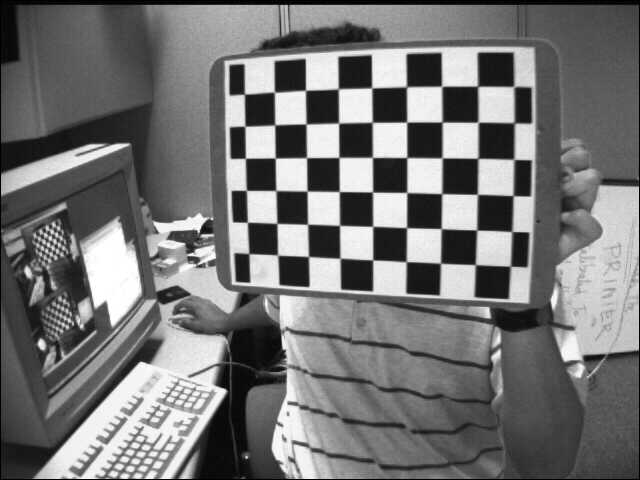
//> input picture Archive Folder/OpenCV Homography Example/images/left01.jpg, 640 x 480 px
$ ./main   (built with g++ and OpenCV 4)
//> lines starting //> are read from the running program, lines starting //| are printed output that depends on the picture; after the words box and inside, x2 and y2 are one past the last pixel; in counts of white or black regions, pixels touching at a corner belong together
// https://docs.opencv.org/4.x/d9/d47/samples_2cpp_2tutorial_code_2features2D_2Homography_2homography_from_camera_displacement_8cpp-example.html#a12

#include <iostream>
#include <opencv2/core.hpp>
#include <opencv2/imgproc.hpp>
#include <opencv2/highgui.hpp>
#include <opencv2/calib3d.hpp>
#include <opencv2/aruco.hpp>
#include <opencv2/opencv.hpp>

using namespace std;
using namespace cv;
namespace
{
    enum Pattern
    {
        CHESSBOARD,
        CIRCLES_GRID,
        ASYMMETRIC_CIRCLES_GRID
    };
    void calcChessboardCorners(Size boardSize, float squareSize, vector<Point3f> &corners, Pattern patternType = CHESSBOARD)
    {
        corners.resize(0);
        switch (patternType)
        {
        case CHESSBOARD:
        case CIRCLES_GRID:
            for (int i = 0; i < boardSize.height; i++)
                for (int j = 0; j < boardSize.width; j++)
                    corners.push_back(Point3f(float(j * squareSize),
                                              float(i * squareSize), 0));
            break;
        case ASYMMETRIC_CIRCLES_GRID:
            for (int i = 0; i < boardSize.height; i++)
                for (int j = 0; j < boardSize.width; j++)
                    corners.push_back(Point3f(float((2 * j + i % 2) * squareSize),
                                              float(i * squareSize), 0));
            break;
        default:
            CV_Error(Error::StsBadArg, "Unknown pattern type\n");
        }
    }
    Mat computeHomography(const Mat &R_1to2, const Mat &tvec_1to2, const double d_inv, const Mat &normal)
    {
        Mat homography = R_1to2 + d_inv * tvec_1to2 * normal.t();
        return homography;
    }
    Mat computeHomography(const Mat &R1, const Mat &tvec1, const Mat &R2, const Mat &tvec2,
                          const double d_inv, const Mat &normal)
    {
        Mat homography = R2 * R1.t() + d_inv * (-R2 * R1.t() * tvec1 + tvec2) * normal.t();
        return homography;
    }
    void computeC2MC1(const Mat &R1, const Mat &tvec1, const Mat &R2, const Mat &tvec2,
                      Mat &R_1to2, Mat &tvec_1to2)
    {
        // c2Mc1 = c2Mo * oMc1 = c2Mo * c1Mo.inv()
        R_1to2 = R2 * R1.t();
        tvec_1to2 = R2 * (-R1.t() * tvec1) + tvec2;
    }
    void homographyFromCameraDisplacement(const string &img1Path, const string &img2Path, const Size &patternSize,
                                          const float squareSize, const string &intrinsicsPath)
    {
//> called with patternSize = Size(9, 6), squareSize = 1
        // Mat img1 = imread(cv::samples::findFile(img1Path));
        Mat img1 = imread(img1Path);
//> img1 is the input picture: 480 rows x 640 cols, CV_8UC3; min 0, max 255, mean 116.6

        // Mat img2 = imread(cv::samples::findFile(img2Path));
        Mat img2 = imread(img2Path);
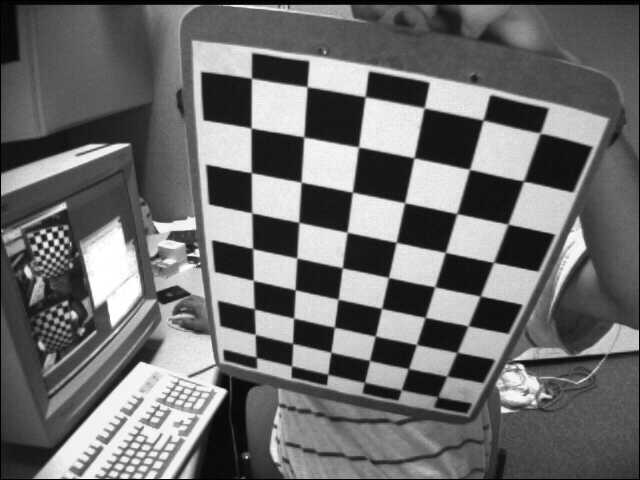
//> input picture Archive Folder/OpenCV Homography Example/images/left02.jpg, 640 x 480 px
//> img2 is the input picture: 480 rows x 640 cols, CV_8UC3; min 0, max 255, mean 109

        vector<Point2f> corners1, corners2;
        bool found1 = findChessboardCorners(img1, patternSize, corners1);
//> corners1 = 54 Points (x, y), first 12: [244.4, 94.33], [274.6, 92.24], [305.5, 90.4], [338.4, 88.84], [371.6, 87.98], [406.8, 86.92], [441.6, 86.37], [477.6, 86.38], [514, 86.8], [245, 126.5], [275, 124.8], [306, 124]; found1 = true
        bool found2 = findChessboardCorners(img2, patternSize, corners2);
//> corners2 = 54 Points (x, y), first 12: [256.6, 357.4], [255.3, 334.5], [254.8, 309], [253.3, 280.1], [252.5, 248], [251.8, 212.8], [251.2, 172.4], [251.4, 128.3], [251.5, 78.36], [291.6, 366], [292.6, 343.4], [293.6, 318.2]; found2 = true
        if (!found1 || !found2)
        {
            cout << "Error, cannot find the chessboard corners in both images." << endl;
            return;
        }
        vector<Point3f> objectPoints;
        calcChessboardCorners(patternSize, squareSize, objectPoints);
        // FileStorage fs(samples::findFile(intrinsicsPath), FileStorage::READ);
        cv::FileStorage fs(intrinsicsPath, cv::FileStorage::READ);

        Mat NOIR_camera_matrix, NOIR_distortion_coefficients;
        fs["NOIR_camera_matrix"] >> NOIR_camera_matrix;
        fs["NOIR_distortion_coefficients"] >> NOIR_distortion_coefficients;

        std::cout << "\nNOIR Camera matrix : \n"
                  << NOIR_camera_matrix << std::endl;
        std::cout << "\nNOIR distortion_coefficients : \n"
                  << NOIR_distortion_coefficients << std::endl;

        Mat rvec1, tvec1;
        solvePnP(objectPoints, corners1, NOIR_camera_matrix, NOIR_distortion_coefficients, rvec1, tvec1);
//> rvec1 = [0.11, 0.186, 0.0167]; tvec1 = [-2.35, -4.62, 16.19]
        Mat rvec2, tvec2;
        solvePnP(objectPoints, corners2, NOIR_camera_matrix, NOIR_distortion_coefficients, rvec2, tvec2);
//> rvec2 = [0.4, 0.687, -1.35]; tvec2 = [-1.76, 3.13, 14.44]

        Mat img1_copy_pose = img1.clone(), img2_copy_pose = img2.clone();
        Mat img_draw_poses;
        drawFrameAxes(img1_copy_pose, NOIR_camera_matrix, NOIR_distortion_coefficients, rvec1, tvec1, 2 * squareSize);
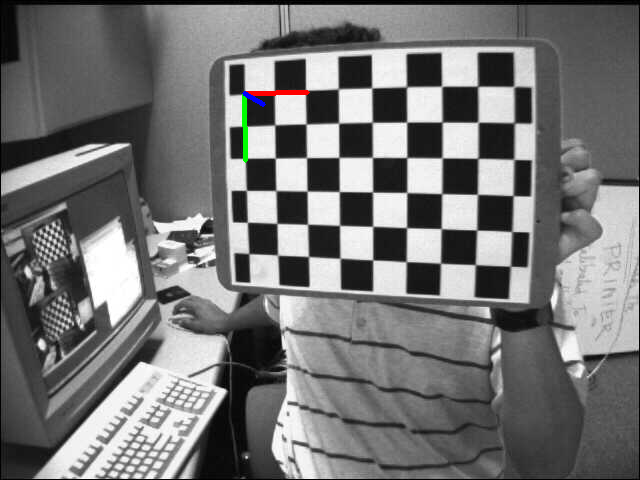
//> img1_copy_pose: 480 rows x 640 cols, CV_8UC3; 0.24% of pixels changed, all inside (x1, y1, x2, y2) = (242, 90, 310, 163)
        drawFrameAxes(img2_copy_pose, NOIR_camera_matrix, NOIR_distortion_coefficients, rvec2, tvec2, 2 * squareSize);
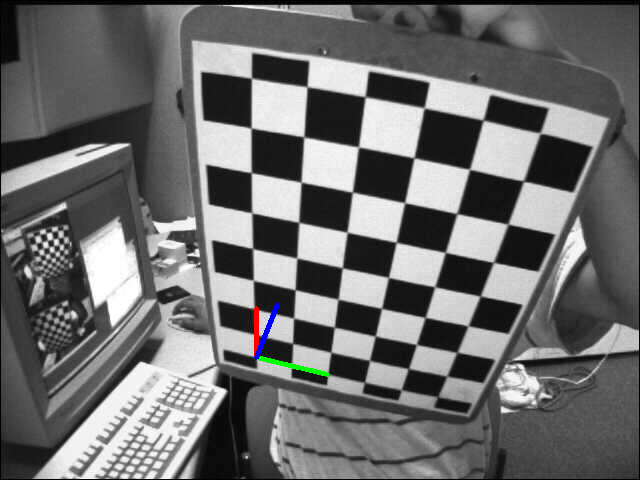
//> img2_copy_pose: 480 rows x 640 cols, CV_8UC3; 0.28% of pixels changed, all inside (x1, y1, x2, y2) = (254, 302, 330, 377)
        hconcat(img1_copy_pose, img2_copy_pose, img_draw_poses);
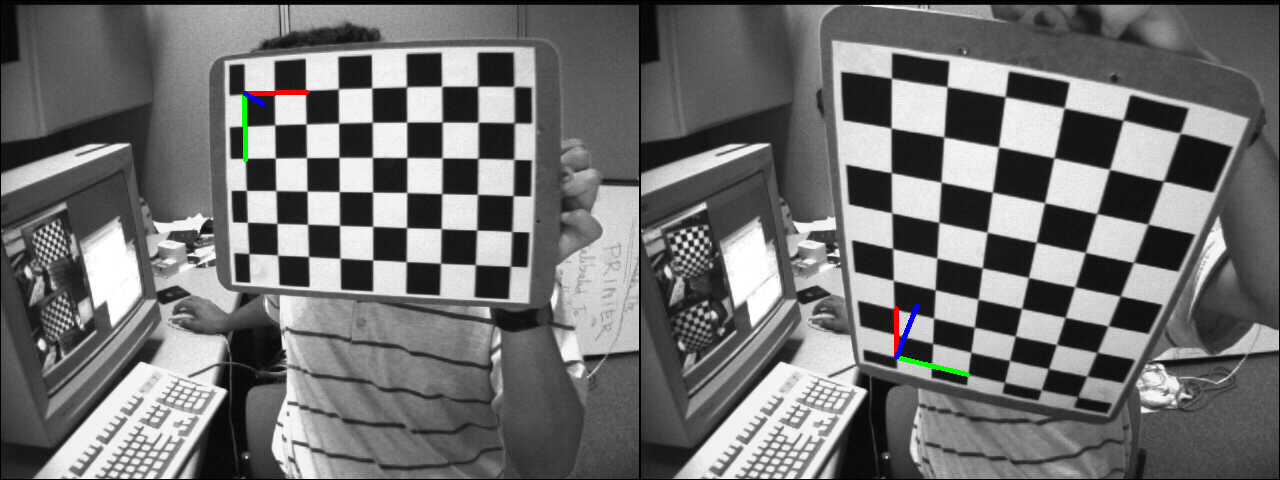
//> img_draw_poses: 480 rows x 1280 cols, CV_8UC3; mean B, G, R 112.6, 112.7, 112.7
        imshow("Chessboard poses", img_draw_poses);

        Mat R1, R2;
        Rodrigues(rvec1, R1);
//> R1 = [[0.983, -0.00635, 0.185], [0.0268, 0.994, -0.108], [-0.183, 0.111, 0.977]]
        Rodrigues(rvec2, R2);
//> R2 = [[0.0711, 0.973, 0.22], [-0.75, 0.198, -0.631], [-0.658, -0.12, 0.744]]
        Mat R_1to2, t_1to2;
        computeC2MC1(R1, tvec1, R2, tvec2, R_1to2, t_1to2);
//> in computeC2MC1, `R_1to2 = R2 * R1.t();`: R_1to2 = [[0.104, 0.945, 0.31], [-0.855, 0.244, -0.457], [-0.508, -0.217, 0.834]]
//> in computeC2MC1, `tvec_1to2 = R2 * (-R1.t() * tvec1) + tvec2;`: tvec_1to2 = [-2.17, 9.65, -1.26]
//> t_1to2 = [-2.17, 9.65, -1.26]
        Mat rvec_1to2;
        Rodrigues(R_1to2, rvec_1to2);
//> rvec_1to2 = [0.178, 0.607, -1.34]
        Mat normal = (Mat_<double>(3, 1) << 0, 0, 1);
        Mat normal1 = R1 * normal;
//> normal1 = [0.185, -0.108, 0.977]
        Mat origin(3, 1, CV_64F, Scalar(0));
        Mat origin1 = R1 * origin + tvec1;
//> origin1 = [-2.35, -4.62, 16.19]
        double d_inv1 = 1.0 / normal1.dot(origin1);
//> d_inv1 = 0.063
        Mat homography_euclidean = computeHomography(R_1to2, t_1to2, d_inv1, normal1);
//> in computeHomography, `Mat homography = R_1to2 + d_inv * tvec_1to2 * normal.t();`: homography = [[0.0791, 0.96, 0.177], [-0.743, 0.179, 0.137], [-0.522, -0.209, 0.756]]
//> homography_euclidean has the same summary as homography in computeHomography
        Mat homography = NOIR_camera_matrix * homography_euclidean * NOIR_camera_matrix.inv();
//> homography = [[-0.243, 0.832, 209.3], [-0.987, 0.0808, 551.1], [-0.00101, -0.000403, 1.18]]
        homography /= homography.at<double>(2, 2);
//> homography = [[-0.207, 0.707, 177.8], [-0.839, 0.0687, 468.4], [-0.000856, -0.000342, 1]]
        homography_euclidean /= homography_euclidean.at<double>(2, 2);
//> homography_euclidean = [[0.105, 1.27, 0.233], [-0.982, 0.236, 0.181], [-0.691, -0.276, 1]]
        // Same but using absolute camera poses instead of camera displacement, just for check
        Mat homography_euclidean2 = computeHomography(R1, tvec1, R2, tvec2, d_inv1, normal1);
//> in computeHomography, `Mat homography = R2 * R1.t() + d_inv * (-R2 * R1.t() * tvec1 + tvec2) ..`: homography = [[0.0791, 0.96, 0.177], [-0.743, 0.179, 0.137], [-0.522, -0.209, 0.756]]
//> homography_euclidean2 has the same summary as homography in computeHomography
        Mat homography2 = NOIR_camera_matrix * homography_euclidean2 * NOIR_camera_matrix.inv();
//> homography2 = [[-0.243, 0.832, 209.3], [-0.987, 0.0808, 551.1], [-0.00101, -0.000403, 1.18]]
        homography_euclidean2 /= homography_euclidean2.at<double>(2, 2);
//> homography_euclidean2 has the same summary as homography_euclidean
        homography2 /= homography2.at<double>(2, 2);
//> homography2 = [[-0.207, 0.707, 177.8], [-0.839, 0.0687, 468.4], [-0.000856, -0.000342, 1]]
        cout << "\n------------------ [ Euclidean Homography ] ------------------\n"
             << homography_euclidean << endl;
//| ------------------ [ Euclidean Homography ] ------------------
//| [0.1046020910440819, 1.268976885858502, 0.2334580229109395;
//|  -0.981870128278129, 0.2363795688509532, 0.1806342099366321;
//|  -0.6908152693085962, -0.2760532917833605, 1]
        cout << "\n------------------ [ Euclidean Homography 2 ] ------------------\n"
             << homography_euclidean2 << endl
             << endl;
//| ------------------ [ Euclidean Homography 2 ] ------------------
//| [0.1046020910440819, 1.268976885858502, 0.2334580229109394;
//|  -0.9818701282781293, 0.2363795688509532, 0.180634209936632;
//|  -0.6908152693085962, -0.2760532917833605, 1]
        Mat H = findHomography(corners1, corners2);
//> H = [[-0.206, 0.801, 175.3], [-0.872, 0.135, 479.2], [-0.000846, -0.000174, 1]]
        cout << "\n------------------ [ findHomography H ] ------------------  \n"
             << H << endl;
//| ------------------ [ findHomography H ] ------------------
//| [-0.2064274339643069, 0.801087321539231, 175.317754903349;
//|  -0.8723163340389213, 0.1346882108891581, 479.1780308521149;
//|  -0.0008462953652197604, -0.0001737682696003079, 1]
        cout << "\n------------------ [ homography from camera displacement ] ------------------  \n"
             << homography << endl;
//| ------------------ [ homography from camera displacement ] ------------------
//| [-0.206688279024256, 0.7068132811890723, 177.849274997381;
//|  -0.8388453649183871, 0.06868979546680704, 468.3951170477688;
//|  -0.0008557503137486568, -0.0003422335277989228, 1]
        cout << "\n------------------ [ homography from absolute camera poses ] ------------------ \n"
             << homography2 << endl
             << endl;
//| ------------------ [ homography from absolute camera poses ] ------------------
//| [-0.206688279024256, 0.7068132811890723, 177.8492749973809;
//|  -0.8388453649183873, 0.06868979546680704, 468.3951170477688;
//|  -0.0008557503137486568, -0.0003422335277989228, 1]
        Mat img1_warp;
        warpPerspective(img1, img1_warp, H, img1.size());
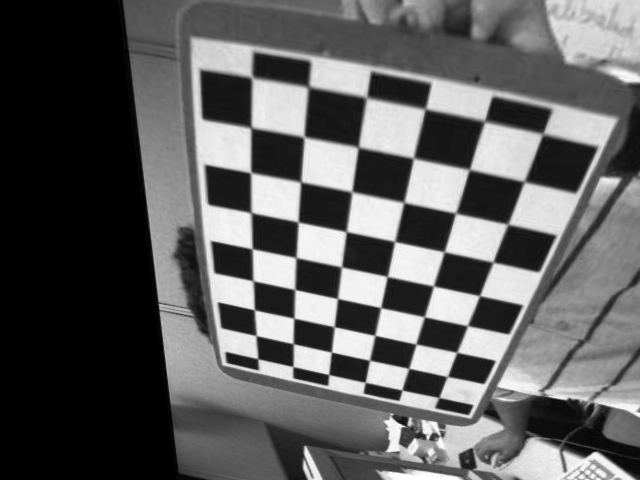
//> img1_warp: 480 rows x 640 cols, CV_8UC3; min 0, max 255, mean 94.5
        Mat img1_warp_custom;
        warpPerspective(img1, img1_warp_custom, homography, img1.size());
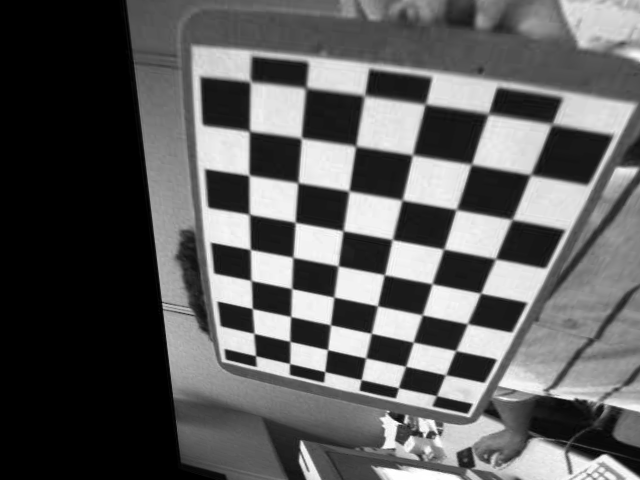
//> img1_warp_custom: 480 rows x 640 cols, CV_8UC3; min 0, max 255, mean 93.3
        imshow("Warped image using homography computed from camera displacement", img1_warp_custom);
        Mat img_draw_compare;
        hconcat(img1_warp, img1_warp_custom, img_draw_compare);
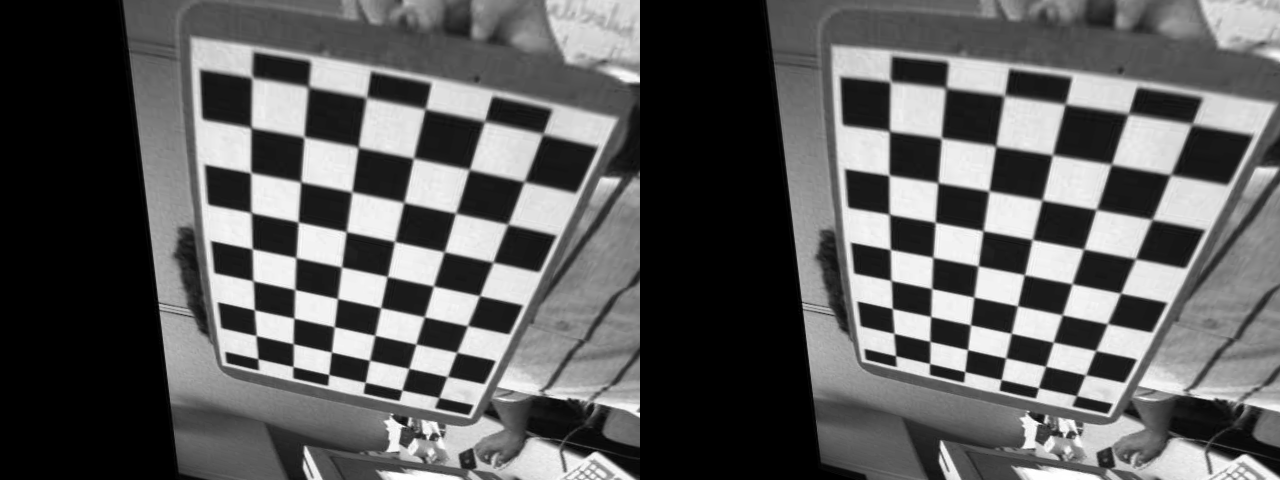
//> img_draw_compare: 480 rows x 1280 cols, CV_8UC3; min 0, max 255, mean 93.9
        imshow("Warped images comparison", img_draw_compare);
        Mat img1_warp_custom2;
        warpPerspective(img1, img1_warp_custom2, homography2, img1.size());
        imshow("Warped image using homography computed from absolute camera poses", img1_warp_custom2);
        waitKey();
    }
    const char *params = "{ help h         |       | print usage }"
                         "{ image1         | left02.jpg | path to the source chessboard image }"
                         "{ image2         | left01.jpg | path to the desired chessboard image }"
                         "{ intrinsics     | left_intrinsics.yml | path to camera intrinsics }"
                         "{ width bw       | 9     | chessboard width }"
                         "{ height bh      | 6     | chessboard height }"
                         "{ square_size    | 0.025 | chessboard square size }";
}
int main(int argc, char *argv[])
{
    // [8 lines of commented-out code are left out]
    int width = 9;
    int height = 6;
    float squareSize = 1.0f;
    Size patternSize(width, height);

    // The following values were orignally intended to be passed as parameters before running program
    // For simplicity sake I hardcoded the values
    // Size patternSize(parser.get<int>("width"), parser.get<int>("height"));
    // float squareSize = (float)parser.get<double>("square_size");

    // Intrinsics == optical center and focal lenght of camera
    homographyFromCameraDisplacement("/home/pi/Onboard_VS_Streaming_RPI/OpenCV Homography Example/images/left01.jpg",
                                     "/home/pi/Onboard_VS_Streaming_RPI/OpenCV Homography Example/images/left02.jpg",
                                     patternSize, squareSize,
                                     "/home/pi/Onboard_VS_Streaming_RPI/OpenCV Homography Example/intrinsic.yaml");
    return 0;
}
